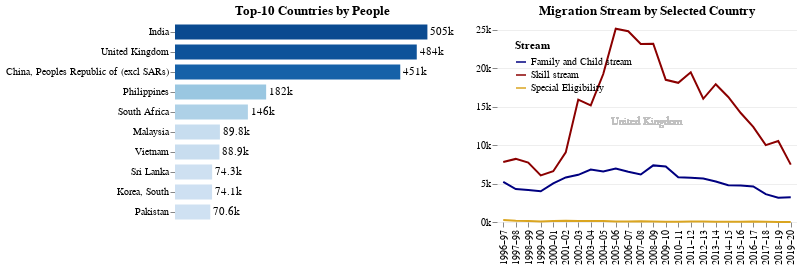

The code cell stored with this chart in its notebook:
### Markdown cell above
Following are 10 countries with the most number of people migrating to Australia over almost three decades. Considering the fact that these charts cover the last 25 years, I found the UK next to top a bit surprising.
I also suggest checking out Vietnam. It seems they somehow found a way to hack the system. Different from the general trend for other countries, Vietnamese have a much higher rate of family stream migration compared to skill stream.

### Code cell
#collapse

top_countries = df.groupby(["Country"]).sum(["People"]).sort_values(
    by="People", ascending=False)[:10].reset_index()["Country"].tolist()

source = df[lambda x: x.Country.isin(top_countries)].reset_index(drop=True)


selector = alt.selection_single(
    fields=['Country'], 
    init={"Country": "United Kingdom"},
    empty='none'
)

base = alt.Chart(source)

bars = base.mark_bar(
    size=15,
).encode(
    x=alt.X("sum(People):Q", axis=None),
    y=alt.Y("Country:O", sort="-x",),
    color=alt.Color("sum(People):Q", scale=alt.Scale(scheme="blues"),
                    legend=None),
)

text = bars.mark_text(
    align="left",
    baseline="middle",
    dx=3,
).encode(
    text=alt.Text("sum(People):Q", format=".3s"),
    color=alt.value("black"),
)

layered_bars = alt.layer(
    bars, text
).add_selection(
    selector
).properties(
    width=275, 
    height=200,
    title="Top-10 Countries by People",
)

lines = base.mark_line().encode(
    x=alt.X("Period:O"),
    y=alt.Y("People:Q", axis=alt.Axis(format="~s")),
    color=alt.Color('Stream', 
                    scale={"range": ["navy", "darkred", "goldenrod"]},
                    legend=alt.Legend(orient="top-left")
                   ),
)

dynamic_title = alt.Chart(source).mark_text().encode(
    text=alt.Text("Country:O"),
    color=alt.value("silver")
)

layered_lines = alt.layer(
    lines,
    dynamic_title
).transform_filter(
    selector
).properties(
    width=300, 
    height=200,
    title="Migration Stream by Selected Country"
)

alt.hconcat(
    layered_bars,
    layered_lines
).configure_view(
    strokeWidth=0,
).configure_axis(
    title=None,
    domain=False,
    gridDash=[1]
)

### Figure 1 — Vega-Lite specification as saved in the notebook (floating-point values rounded to 4 significant figures; data arrays with more than 128 entries replaced by an {"elided": "..."} marker saying what was removed)
{"config": {"view": {"continuousWidth": 400, "continuousHeight": 300, "strokeWidth": 0}, "axis": {"domain": false, "gridDash": [1], "title": null}}, "hconcat": [{"layer": [{"mark": {"type": "bar", "size": 15}, "encoding": {"color": {"type": "quantitative", "aggregate": "sum", "field": "People", "legend": null, "scale": {"scheme": "blues"}}, "x": {"type": "quantitative", "aggregate": "sum", "axis": null, "field": "People"}, "y": {"type": "ordinal", "field": "Country", "sort": "-x"}}, "selection": {"selector003": {"type": "single", "fields": ["Country"], "init": {"Country": "United Kingdom"}, "empty": "none"}}}, {"mark": {"type": "text", "align": "left", "baseline": "middle", "dx": 3}, "encoding": {"color": {"value": "black"}, "text": {"type": "quantitative", "aggregate": "sum", "field": "People", "format": ".3s"}, "x": {"type": "quantitative", "aggregate": "sum", "axis": null, "field": "People"}, "y": {"type": "ordinal", "field": "Country", "sort": "-x"}}}], "height": 200, "title": "Top-10 Countries by People", "width": 275}, {"layer": [{"mark": "line", "encoding": {"color": {"type": "nominal", "field": "Stream", "legend": {"orient": "top-left"}, "scale": {"range": ["navy", "darkred", "goldenrod"]}}, "x": {"type": "ordinal", "field": "Period"}, "y": {"type": "quantitative", "axis": {"format": "~s"}, "field": "People"}}}, {"mark": "text", "encoding": {"color": {"value": "silver"}, "text": {"type": "ordinal", "field": "Country"}}}], "height": 200, "title": "Migration Stream by Selected Country", "transform": [{"filter": {"selection": "selector003"}}], "width": 300}], "data": {"name": "data-b685a522e9c4f0cd463de3d3055cf970"}, "$schema": "https://vega.github.io/schema/vega-lite/v4.8.1.json", "datasets": {"data-b685a522e9c4f0cd463de3d3055cf970": {"elided": "720 records"}}}
